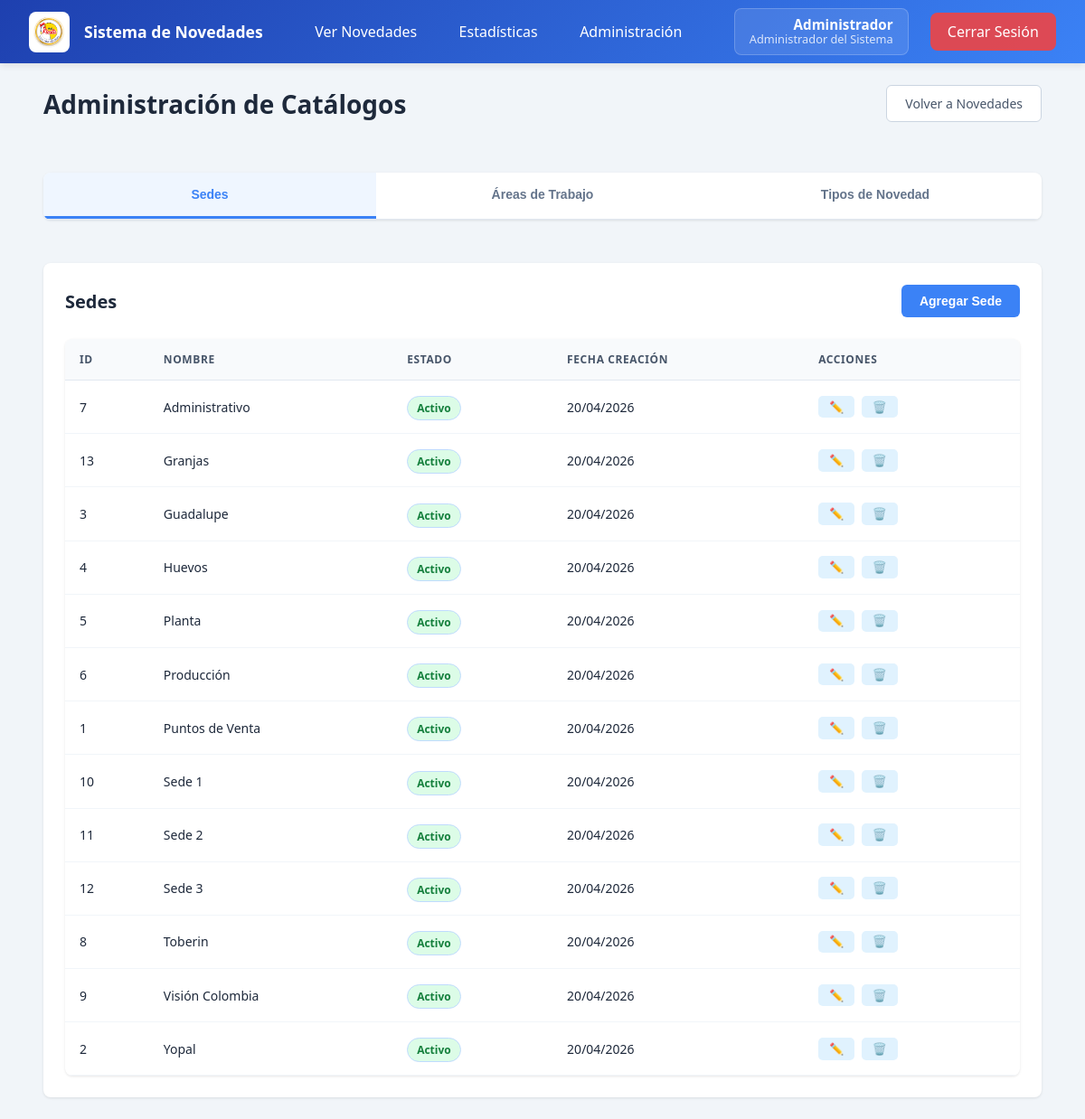
Page /admin (signed in) on the committed database.
### tables this page shows
CREATE TABLE IF NOT EXISTS sedes (
    id INT AUTO_INCREMENT PRIMARY KEY,
    nombre VARCHAR(100) NOT NULL UNIQUE,
    activo TINYINT(1) DEFAULT 1,
    created_at TIMESTAMP DEFAULT CURRENT_TIMESTAMP
);

### app/Controllers/AdminController.php (called while the page is built, shortened)
<?php
class AdminController extends Controller {
    public function index() {
        $sedeModel = new Sede();
        $areaModel = new AreaTrabajo();
        $tipoNovedadModel = new TipoNovedad();
        $data = [
            'title' => 'Administración',
            'user' => $this->getUser(),
            'sedes' => $sedeModel->getAll(false),
            'areas' => $areaModel->getAll(false),
            'tipos_novedad' => $tipoNovedadModel->getAll(false)
        ];
        $this->view('admin/index', $data);
    }
}

### app/Helpers/url_helper.php (called while the page is built, shortened)
<?php
function base_url($path = '') {
    $base = rtrim(dirname($_SERVER['SCRIPT_NAME']), '/');
    return $base . '/' . ltrim($path, '/');
}
function asset_url($path = '') {
    return base_url('assets/' . ltrim($path, '/'));
}

### app/Models/Sede.php (called while the page is built, shortened)
<?php
class Sede {
    private $db;
    public function __construct() {
        $this->db = Database::getInstance()->getConnection();
    }
    public function getAll($soloActivos = true) {
        $sql = "SELECT * FROM sedes";
        $sql .= " ORDER BY nombre ASC";
        $stmt = $this->db->query($sql);
        return $stmt->fetchAll();
    }
}

### app/Core/Database.php (called while the page is built, shortened)
<?php
class Database {
    private static $instance = null;
    private $connection;
    private function __construct() {
        $config = require CONFIG_PATH . '/config.php';
        $db = $config['database'];
        try {
            $dsn = "mysql:host={$db['host']};dbname={$db['database']};charset={$db['charset']}";
            $this->connection = new PDO($dsn, $db['username'], $db['password'], [
                PDO::ATTR_ERRMODE => PDO::ERRMODE_EXCEPTION,
                PDO::ATTR_DEFAULT_FETCH_MODE => PDO::FETCH_ASSOC,
                PDO::ATTR_EMULATE_PREPARES => false
            ]);
        } catch (PDOException $e) {
            die("Error de conexión a la base de datos: " . $e->getMessage());
        }
    }
    public static function getInstance() {
        if (self::$instance === null) {
            self::$instance = new self();
        }
        return self::$instance;
    }
    public function getConnection() {
        return $this->connection;
    }
}

### app/Views/admin/index.php (the view, shortened to what this page needs)
<?php $css_files = []; require_once APP_PATH . '/Views/layouts/header.php'; ?>
<body class="simple-layout">
<?php require_once APP_PATH . '/Views/layouts/navbar.php'; ?>
<main class="app-main">
    <div class="page-header">
        <h1>Administración de Catálogos</h1>
        <a href="<?php echo base_url('novedades'); ?>" class="btn-secondary">Volver a Novedades</a>
    </div>
    <div class="tabs-container">
        <div class="tabs">
            <button class="tab-btn active" onclick="showTab('sedes')">Sedes</button>
            <button class="tab-btn" onclick="showTab('areas')">Áreas de Trabajo</button>
            <button class="tab-btn" onclick="showTab('tipos')">Tipos de Novedad</button>
        </div>
    </div>
    <div id="tab-sedes" class="tab-content active">
        <div class="admin-section">
            <div class="section-header">
                <h2>Sedes</h2>
                <button class="btn-primary" onclick="showModal('modal-crear-sede')">Agregar Sede</button>
            </div>
            <div class="table-container">
                <table class="data-table">
                    <thead>
                        <tr>
                            <th>ID</th>
                            <th>Nombre</th>
                            <th>Estado</th>
                            <th>Fecha Creación</th>
                            <th>Acciones</th>
                        </tr>
                    </thead>
                    <tbody>
                        <?php foreach ($sedes as $sede): ?>
                        <tr>
                            <td><?php echo $sede['id']; ?></td>
                            <td><?php echo htmlspecialchars($sede['nombre']); ?></td>
                            <td>
                                <?php if ($sede['activo']): ?>
                                    <span class="badge badge-success">Activo</span>
                                <?php else: ?>
                                    <span class="badge badge-error">Inactivo</span>
                                <?php endif; ?>
                            </td>
                            <td><?php echo date('d/m/Y', strtotime($sede['created_at'])); ?></td>
                            <td>
                                <button class="btn-icon" onclick="editarSede(<?php echo htmlspecialchars(json_encode($sede)); ?>)" title="Editar">✏️</button>
                                <button class="btn-icon" onclick="eliminarSede(<?php echo $sede['id']; ?>)" title="Eliminar">🗑️</button>
                            </td>
                        </tr>
                        <?php endforeach; ?>
                    </tbody>
                </table>
            </div>
        </div>
    </div>
</main>
<?php require_once APP_PATH . '/Views/layouts/footer.php'; ?>

### public/index.php (shortened to what this page needs)
<?php
spl_autoload_register(function ($class) {
    $file = APP_PATH . '/' . str_replace('\\', '/', $class) . '.php';
});
require_once APP_PATH . '/Helpers/url_helper.php';
$request_uri = $_SERVER['REQUEST_URI'];
$base_path = str_replace('/index.php', '', $_SERVER['SCRIPT_NAME']);
$path = str_replace($base_path, '', parse_url($request_uri, PHP_URL_PATH));
$path = trim($path, '/');
$routes = [
    '' => ['controller' => 'Controllers\AuthController', 'method' => 'login'],
    'login' => ['controller' => 'Controllers\AuthController', 'method' => 'login'],
    'logout' => ['controller' => 'Controllers\AuthController', 'method' => 'logout'],
    'novedades/crear' => ['controller' => 'Controllers\NovedadController', 'method' => 'crear'],
    'novedades/guardar' => ['controller' => 'Controllers\NovedadController', 'method' => 'guardar'],
    'novedades' => ['controller' => 'Controllers\NovedadController', 'method' => 'index'],
    'estadisticas' => ['controller' => 'Controllers\NovedadController', 'method' => 'estadisticas'],
    'admin' => ['controller' => 'Controllers\AdminController', 'method' => 'index'],
    'admin/crearSede' => ['controller' => 'Controllers\AdminController', 'method' => 'crearSede'],
    'admin/actualizarSede' => ['controller' => 'Controllers\AdminController', 'method' => 'actualizarSede'],
    'admin/eliminarSede' => ['controller' => 'Controllers\AdminController', 'method' => 'eliminarSede'],
    'admin/crearArea' => ['controller' => 'Controllers\AdminController', 'method' => 'crearArea'],
    'admin/actualizarArea' => ['controller' => 'Controllers\AdminController', 'method' => 'actualizarArea'],
    'admin/eliminarArea' => ['controller' => 'Controllers\AdminController', 'method' => 'eliminarArea'],
    'admin/crearTipoNovedad' => ['controller' => 'Controllers\AdminController', 'method' => 'crearTipoNovedad'],
    'admin/actualizarTipoNovedad' => ['controller' => 'Controllers\AdminController', 'method' => 'actualizarTipoNovedad'],
    'admin/eliminarTipoNovedad' => ['controller' => 'Controllers\AdminController', 'method' => 'eliminarTipoNovedad'],
];
if (isset($routes[$path])) {
    $route = $routes[$path];
    $controller = new $route['controller']();
    $method = $route['method'];
    $controller->$method();
} else {
    http_response_code(404);
    echo "Página no encontrada";
}

### app/Core/Controller.php (shortened to what this page needs)
<?php
class Controller {
    protected function view($view, $data = []) {
        extract($data);
        $viewFile = APP_PATH . '/Views/' . $view . '.php';
        if (file_exists($viewFile)) {
            require_once $viewFile;
        } else {
            die("Vista no encontrada: $view");
        }
    }
    protected function getUser() {
        return $_SESSION['user'] ?? null;
    }
}

### app/Views/layouts/header.php (shortened to what this page needs)
<!DOCTYPE html>
<html lang="es">
<head>
    <link rel="stylesheet" href="<?php echo asset_url('css/style.css'); ?>?v=<?php echo time(); ?>">
</head>
<body>

### app/Views/layouts/navbar.php (shortened to what this page needs)
<nav class="navbar-simple">
    <div class="nav-container">
        <div class="nav-brand">
            <img src="<?php echo asset_url('img/logo-pollo-fiesta.png'); ?>" alt="Pollo Fiesta" class="nav-logo">
            <span class="brand-name">Sistema de Novedades</span>
        </div>
        <div class="nav-center">
            <a href="<?php echo base_url('novedades'); ?>" class="nav-link">Ver Novedades</a>
            <?php if (isset($_SESSION['user']) && $_SESSION['user']['rol'] === 'director'): ?>
                <a href="<?php echo base_url('estadisticas'); ?>" class="nav-link">Estadísticas</a>
                <a href="<?php echo base_url('admin'); ?>" class="nav-link">Administración</a>
            <?php endif; ?>
        </div>
        <div class="nav-actions">
            <?php if (isset($_SESSION['user'])): ?>
                <div class="user-info">
                    <div class="user-details">
                        <span class="user-name"><?php echo htmlspecialchars($_SESSION['user']['nombre']); ?></span>
                        <span class="user-role"><?php echo htmlspecialchars($_SESSION['user']['cargo'] ?? ($_SESSION['user']['rol'] === 'director' ? 'Director' : 'Jefe')); ?></span>
                    </div>
                </div>
            <?php endif; ?>
            <a href="<?php echo base_url('logout'); ?>" class="btn-logout-nav">Cerrar Sesión</a>
        </div>
    </div>
</nav>

### app/Views/layouts/footer.php (shortened to what this page needs)
</body>
</html>

### public/assets/css/style.css (style rules this page uses)
*,*::before,*::after { box-sizing: border-box; }
body { margin: 0; font-family: 'Segoe UI', system-ui, sans-serif; background: #f1f5f9; color: #0f172a; }
.app-main { flex: 1; padding: 1.5rem 3rem; display: flex; flex-direction: column; gap: 1.5rem; max-width: 100%; margin: 0 auto; width: 100%; }
.badge { display: inline-flex; align-items: center; padding: 0.2rem 0.6rem; border-radius: 999px; font-size: 0.75rem; font-weight: 500; background: #eff6ff; color: #2563eb; border: 1px solid #bfdbfe; margin-top: 0.2rem; }
.page-header { display: flex; justify-content: space-between; align-items: center; margin-bottom: 2rem; }
.page-header h1 { font-size: 1.75rem; font-weight: 600; color: #1e293b; margin: 0; }
.btn-primary { padding: 0.625rem 1.25rem; background: #3b82f6; color: #ffffff; border: none; border-radius: 6px; font-weight: 600; font-size: 0.875rem; text-decoration: none; display: inline-flex; align-items: center; gap: 0.5rem; transition: all 0.15s ease; }
.btn-secondary { padding: 0.625rem 1.25rem; background: #ffffff; color: #475569; border: 1px solid #cbd5e1; border-radius: 6px; font-weight: 500; font-size: 0.875rem; text-decoration: none; display: inline-flex; align-items: center; cursor: pointer; transition: all 0.15s ease; }
.table-container { background: #ffffff; border-radius: 8px; box-shadow: 0 1px 3px rgba(0, 0, 0, 0.1); overflow: hidden; }
.data-table { width: 100%; border-collapse: collapse; }
.data-table thead { background: #f8fafc; }
.data-table th { padding: 0.875rem 1rem; text-align: left; font-size: 0.75rem; font-weight: 600; color: #475569; text-transform: uppercase; letter-spacing: 0.05em; border-bottom: 1px solid #e2e8f0; }
.data-table td { padding: 0.875rem 1rem; font-size: 0.875rem; color: #1e293b; border-bottom: 1px solid #f1f5f9; }
.badge { display: inline-flex; align-items: center; padding: 0.25rem 0.625rem; border-radius: 999px; font-size: 0.75rem; font-weight: 600; }
.badge-success { background: #dcfce7; color: #15803d; }
.btn-icon { background: #e0f2fe; border: none; color: #0369a1; font-size: 0.8rem; font-weight: 600; cursor: pointer; padding: 0.3rem 0.75rem; border-radius: 5px; transition: all 0.15s ease; margin-right: 0.25rem; }
.tabs-container { background: #ffffff; border-radius: 8px; box-shadow: 0 1px 3px rgba(0, 0, 0, 0.1); margin-bottom: 1.5rem; overflow: hidden; }
.tabs { display: flex; border-bottom: 1px solid #e2e8f0; }
.tab-btn { flex: 1; padding: 1rem; background: none; border: none; border-bottom: 3px solid transparent; font-size: 0.875rem; font-weight: 600; color: #64748b; cursor: pointer; transition: all 0.15s ease; }
.tab-btn.active { color: #3b82f6; border-bottom-color: #3b82f6; background: #eff6ff; }
.tab-content { display: none; }
.tab-content.active { display: block; }
.admin-section { background: #ffffff; border-radius: 8px; box-shadow: 0 1px 3px rgba(0, 0, 0, 0.1); padding: 1.5rem; }
.section-header { display: flex; justify-content: space-between; align-items: center; margin-bottom: 1.5rem; }
.section-header h2 { font-size: 1.25rem; font-weight: 600; color: #1e293b; margin: 0; }

### rows in the picture
sedes: id "7", nombre "Administrativo", activo "Activo", created_at "20/04/2026"
sedes: id "13", nombre "Granjas", activo "Activo", created_at "20/04/2026"
sedes: id "3", nombre "Guadalupe", activo "Activo", created_at "20/04/2026"
sedes: id "4", nombre "Huevos", activo "Activo", created_at "20/04/2026"
sedes: id "5", nombre "Planta", activo "Activo", created_at "20/04/2026"
sedes: id "6", nombre "Producción", activo "Activo", created_at "20/04/2026"
sedes: id "1", nombre "Puntos de Venta", activo "Activo", created_at "20/04/2026"
sedes: id "10", nombre "Sede 1", activo "Activo", created_at "20/04/2026"
sedes: id "11", nombre "Sede 2", activo "Activo", created_at "20/04/2026"
sedes: id "12", nombre "Sede 3", activo "Activo", created_at "20/04/2026"
sedes: id "8", nombre "Toberin", activo "Activo", created_at "20/04/2026"
sedes: id "9", nombre "Visión Colombia", activo "Activo", created_at "20/04/2026"
sedes: id "2", nombre "Yopal", activo "Activo", created_at "20/04/2026"

### other values in the picture
$_SESSION['user']['nombre'] "Administrador"
$_SESSION['user']['cargo'] "Administrador del Sistema"
